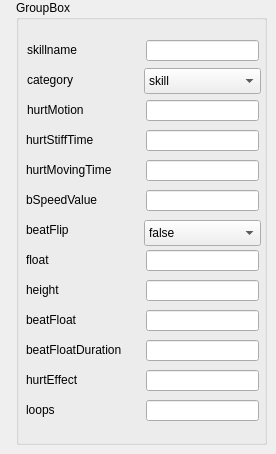
       <widget class="QWidget" name="page_8">
        <widget class="QGroupBox" name="group8">
         <property name="geometry">
          <rect>
           <x>16</x>
           <y>0</y>
           <width>251</width>
           <height>445</height>
          </rect>
         </property>
         <property name="title">
          <string>GroupBox</string>
         </property>
         <widget class="QLabel" name="label_102">
          <property name="geometry">
           <rect>
            <x>11</x>
            <y>40</y>
            <width>81</width>
            <height>20</height>
           </rect>
          </property>
          <property name="text">
           <string>skillname</string>
          </property>
         </widget>
         <widget class="QLineEdit" name="lineEdit_8_0">
          <property name="geometry">
           <rect>
            <x>130</x>
            <y>40</y>
            <width>113</width>
            <height>21</height>
           </rect>
          </property>
         </widget>
         <widget class="QLabel" name="label_103">
          <property name="geometry">
           <rect>
            <x>11</x>
            <y>70</y>
            <width>81</width>
            <height>20</height>
           </rect>
          </property>
          <property name="text">
           <string>category</string>
          </property>
         </widget>
         <widget class="QLabel" name="label_104">
          <property name="geometry">
           <rect>
            <x>11</x>
            <y>100</y>
            <width>81</width>
            <height>20</height>
           </rect>
          </property>
          <property name="text">
           <string>hurtMotion</string>
          </property>
         </widget>
         <widget class="QLineEdit" name="lineEdit_8_2">
          <property name="geometry">
           <rect>
            <x>130</x>
            <y>100</y>
            <width>113</width>
            <height>21</height>
           </rect>
          </property>
         </widget>
         <widget class="QLabel" name="label_105">
          <property name="geometry">
           <rect>
            <x>10</x>
            <y>130</y>
            <width>91</width>
            <height>20</height>
           </rect>
          </property>
          <property name="text">
           <string>hurtStiffTime</string>
          </property>
         </widget>
         <widget class="QLineEdit" name="lineEdit_8_3">
          <property name="geometry">
           <rect>
            <x>130</x>
            <y>130</y>
            <width>113</width>
            <height>21</height>
           </rect>
          </property>
         </widget>
         <widget class="QLabel" name="label_106">
          <property name="geometry">
           <rect>
            <x>10</x>
            <y>160</y>
            <width>111</width>
            <height>20</height>
           </rect>
          </property>
          <property name="text">
           <string>hurtMovingTime</string>
          </property>
         </widget>
         <widget class="QLineEdit" name="lineEdit_8_4">
          <property name="geometry">
           <rect>
            <x>130</x>
            <y>160</y>
            <width>113</width>
            <height>21</height>
           </rect>
          </property>
         </widget>
         <widget class="QLabel" name="label_107">
          <property name="geometry">
           <rect>
            <x>10</x>
            <y>190</y>
            <width>111</width>
            <height>20</height>
           </rect>
          </property>
          <property name="text">
           <string>bSpeedValue</string>
          </property>
         </widget>
         <widget class="QLineEdit" name="lineEdit_8_5">
          <property name="geometry">
           <rect>
            <x>130</x>
            <y>190</y>
            <width>113</width>
            <height>21</height>
           </rect>
          </property>
         </widget>
         <widget class="QLabel" name="label_108">
          <property name="geometry">
           <rect>
            <x>10</x>
            <y>220</y>
            <width>111</width>
            <height>20</height>
           </rect>
          </property>
          <property name="text">
           <string>beatFlip</string>
          </property>
         </widget>
         <widget class="QLabel" name="label_109">
          <property name="geometry">
           <rect>
            <x>10</x>
            <y>250</y>
            <width>111</width>
            <height>20</height>
           </rect>
          </property>
          <property name="text">
           <string>float</string>
          </property>
         </widget>
         <widget class="QLineEdit" name="lineEdit_8_7">
          <property name="geometry">
           <rect>
            <x>130</x>
            <y>250</y>
            <width>113</width>
            <height>21</height>
           </rect>
          </property>
         </widget>
         <widget class="QLabel" name="label_110">
          <property name="geometry">
           <rect>
            <x>10</x>
            <y>280</y>
            <width>111</width>
            <height>20</height>
           </rect>
          </property>
          <property name="text">
           <string>height</string>
          </property>
         </widget>
         <widget class="QLineEdit" name="lineEdit_8_8">
          <property name="geometry">
           <rect>
            <x>130</x>
            <y>280</y>
            <width>113</width>
            <height>21</height>
           </rect>
          </property>
         </widget>
         <widget class="QLabel" name="label_111">
          <property name="geometry">
           <rect>
            <x>10</x>
            <y>310</y>
            <width>111</width>
            <height>20</height>
           </rect>
          </property>
          <property name="text">
           <string>beatFloat</string>
          </property>
         </widget>
         <widget class="QLineEdit" name="lineEdit_8_9">
          <property name="geometry">
           <rect>
            <x>130</x>
            <y>310</y>
            <width>113</width>
            <height>21</height>
           </rect>
          </property>
         </widget>
         <widget class="QLabel" name="label_112">
          <property name="geometry">
           <rect>
            <x>10</x>
            <y>340</y>
            <width>111</width>
            <height>20</height>
           </rect>
          </property>
          <property name="text">
           <string>beatFloatDuration</string>
          </property>
         </widget>
         <widget class="QLineEdit" name="lineEdit_8_10">
          <property name="geometry">
           <rect>
            <x>130</x>
            <y>340</y>
            <width>113</width>
            <height>21</height>
           </rect>
          </property>
         </widget>
         <widget class="QLineEdit" name="lineEdit_8_11">
          <property name="geometry">
           <rect>
            <x>130</x>
            <y>370</y>
            <width>113</width>
            <height>21</height>
           </rect>
          </property>
         </widget>
         <widget class="QLineEdit" name="lineEdit_8_12">
          <property name="geometry">
           <rect>
            <x>130</x>
            <y>400</y>
            <width>113</width>
            <height>21</height>
           </rect>
          </property>
         </widget>
         <widget class="QLabel" name="label_176">
          <property name="geometry">
           <rect>
            <x>10</x>
            <y>370</y>
            <width>111</width>
            <height>20</height>
           </rect>
          </property>
          <property name="text">
           <string>hurtEffect</string>
          </property>
         </widget>
         <widget class="QLabel" name="label_177">
          <property name="geometry">
           <rect>
            <x>10</x>
            <y>400</y>
            <width>111</width>
            <height>20</height>
           </rect>
          </property>
          <property name="text">
           <string>loops</string>
          </property>
         </widget>
         <widget class="QComboBox" name="comboBox_8_2">
          <property name="geometry">
           <rect>
            <x>128</x>
            <y>220</y>
            <width>117</width>
            <height>26</height>
           </rect>
          </property>
          <item>
           <property name="text">
            <string>false</string>
           </property>
          </item>
          <item>
           <property name="text">
            <string>true</string>
           </property>
          </item>
         </widget>
         <widget class="QComboBox" name="comboBox_8_1">
          <property name="geometry">
           <rect>
            <x>128</x>
            <y>68</y>
            <width>117</width>
            <height>26</height>
           </rect>
          </property>
          <item>
           <property name="text">
            <string>skill</string>
           </property>
          </item>
          <item>
           <property name="text">
            <string>attack</string>
           </property>
          </item>
         </widget>
        </widget>
       </widget>
